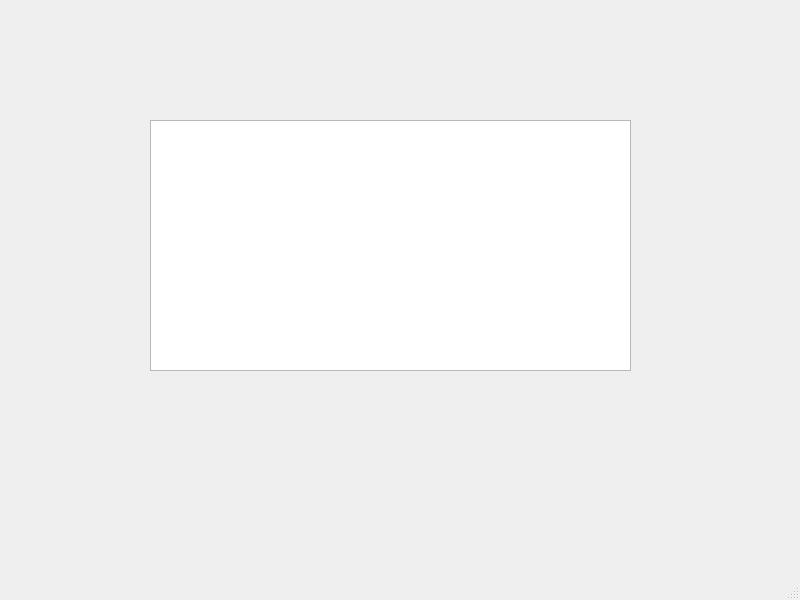
<?xml version="1.0" encoding="UTF-8"?>
<ui version="4.0">
 <class>displayWindow</class>
 <widget class="QMainWindow" name="displayWindow">
  <property name="geometry">
   <rect>
    <x>0</x>
    <y>0</y>
    <width>800</width>
    <height>600</height>
   </rect>
  </property>
  <property name="font">
   <font>
    <family>Arial</family>
    <pointsize>9</pointsize>
   </font>
  </property>
  <property name="windowTitle">
   <string>Display</string>
  </property>
  <widget class="QWidget" name="centralwidget">
   <widget class="QTableWidget" name="tblDisplay">
    <property name="geometry">
     <rect>
      <x>150</x>
      <y>120</y>
      <width>481</width>
      <height>251</height>
     </rect>
    </property>
   </widget>
  </widget>
  <widget class="QMenuBar" name="menubar">
   <property name="geometry">
    <rect>
     <x>0</x>
     <y>0</y>
     <width>800</width>
     <height>43</height>
    </rect>
   </property>
  </widget>
  <widget class="QStatusBar" name="statusbar"/>
 </widget>
 <resources/>
 <connections/>
</ui>
